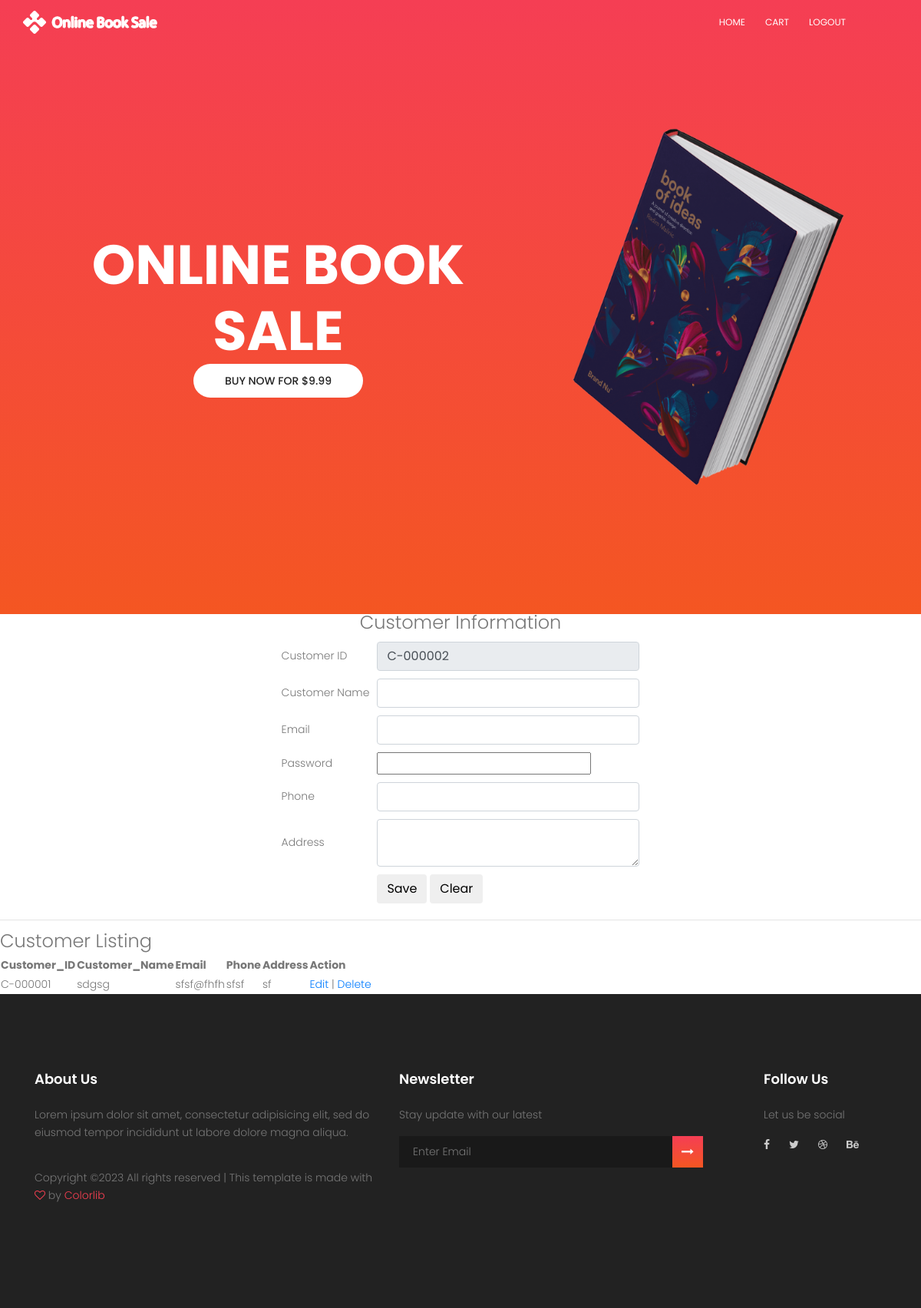
The page /Customer_Entry.php on the database its author committed.
### tables this page shows
CREATE TABLE `customer` (
  `CustomerID` varchar(10) NOT NULL,
  `CustomerName` varchar(20) NOT NULL,
  `Email` varchar(20) NOT NULL,
  `Password` varchar(20) NOT NULL,
  `Phone` varchar(20) NOT NULL,
  `Address` varchar(50) NOT NULL
);

### AutoID_Functions.php (called while the page is built, shortened)
<?php
function AutoID($tableName,$fieldName,$prefix,$noOfLeadingZeros)
{
	$connection=mysqli_connect('localhost','root','','book_shop_db');
	$sql="SELECT " . $fieldName . " FROM " . $tableName . " ORDER BY " . $fieldName . " DESC";
	$result = mysqli_query($connection,$sql);
	$noOfRow=mysqli_num_rows($result);
	$row = mysqli_fetch_array($result);
	if ($noOfRow<1)
	{
		return $prefix . "000001";
	}
	else
	{
		$oldID=$row[$fieldName];
		$oldID=str_replace($prefix,"",$oldID);
		$value=(int)$oldID;
		$value++;
		$newID=$prefix . NumberFormatter($value,$noOfLeadingZeros);
		return $newID;
	}
}
function NumberFormatter($number,$n)
{
	return str_pad((int) $number,$n,"0",STR_PAD_LEFT);
}
?>

### Customer_Entry.php (the view, shortened to what this page needs)
<?php
include('AutoID_Functions.php');
include('header.php');
 ?>
<html>
<head>
</head>
<form action="Customer_Entry.php" method="post" enctype="multipart/form-data">
<legend align="center">Customer Information</legend>
<table cellpadding="5px" align="center">
<tr>
	<td>Customer ID</td>
	<td>
	<input type="text" name="txtcustomerid" class="form-control" value="<?php echo AutoID('customer','CustomerID','C-',6); ?>"  required readonly/>
	</td>
</tr>
<tr>
	<td>Customer Name</td>
	<td>
	<input type="text" name="txtCusName" class="form-control" placeholder=""  required />
	</td>
</tr>
<tr>
	<td>Email</td>
	<td>
	<input type="email" name="txtEmail" class="form-control" placeholder="" required />
	</td>
</tr>
<tr>
	<td>Password</td>
	<td>
	<input type="password" name="txtPassword" placeholder="" required />
	</td>
</tr>
<tr>
	<td>Phone</td>
	<td>
	<input type="text" name="txtPhone" class="form-control" placeholder="" required />
	</td>
</tr>
<tr>
	<td>Address</td>
	<td>
	<textarea name="txtAddress" class="form-control"></textarea>
	</td>
</tr>
<tr>
	<td></td>
	<td>
		<input type="submit" name="btnSave" class="btn btn-inverse large" value="Save"/>
		<input type="reset" class="btn btn-inverse large" value="Clear"/>
	</td>
</tr>
</table>
<hr>
<fieldset>
<legend>Customer Listing</legend>
<?php
	$select="SELECT * FROM Customer";
	$ret=mysqli_query($connection,$select);
	$size=mysqli_num_rows($ret);
 ?>
<table id="tabledesign" cellspacing="15px">
<tr>
<th>Customer_ID</th>
<th>Customer_Name</th>
<th>Email</th>
<th>Phone</th>
<th>Address</th>
<th>Action</th>
</tr>
<?php
for ($i=0; $i < $size; $i++)
{
	$row=mysqli_fetch_array($ret);
	$Customer_ID=$row['CustomerID'];
	$Customer_Name=$row['CustomerName'];
	$Email=$row['Email'];
	$Phone=$row['Phone'];
	$Address=$row['Address'];
	echo "<tr>";
			echo "<td>$Customer_ID</td>";
			echo "<td>$Customer_Name</td>";
			echo "<td>$Email</td>";
			echo "<td>$Phone</td>";
			echo "<td>$Address</td>";
			echo "<td>
					  <a href='Customer_Update.php?CustomerID=$Customer_ID'>Edit</a> |
					  <a href='Customer_Delete.php?CustomerID=$Customer_ID'>Delete</a>
				</td>";
	echo"</tr>";
}
 ?>
</table>
</fieldset>
</form>
 <?php include('footer.php'); ?>

### css/main.css (style rules this page uses)
body { color: #777777; font-family: "Poppins", sans-serif; font-size: 14px; font-weight: 300; line-height: 1.625em; position: relative; }
a { -webkit-transition: all 0.3s ease 0s; -moz-transition: all 0.3s ease 0s; -o-transition: all 0.3s ease 0s; transition: all 0.3s ease 0s; }
a, a:focus, a:hover { text-decoration: none; outline: 0; }
td, th { border-radius: 0px; }

### rows shown on the page
customer: CustomerID "C-000001", CustomerName "sdgsg", Email "sfsf@fhfh", Phone "sfsf", Address "sf"
